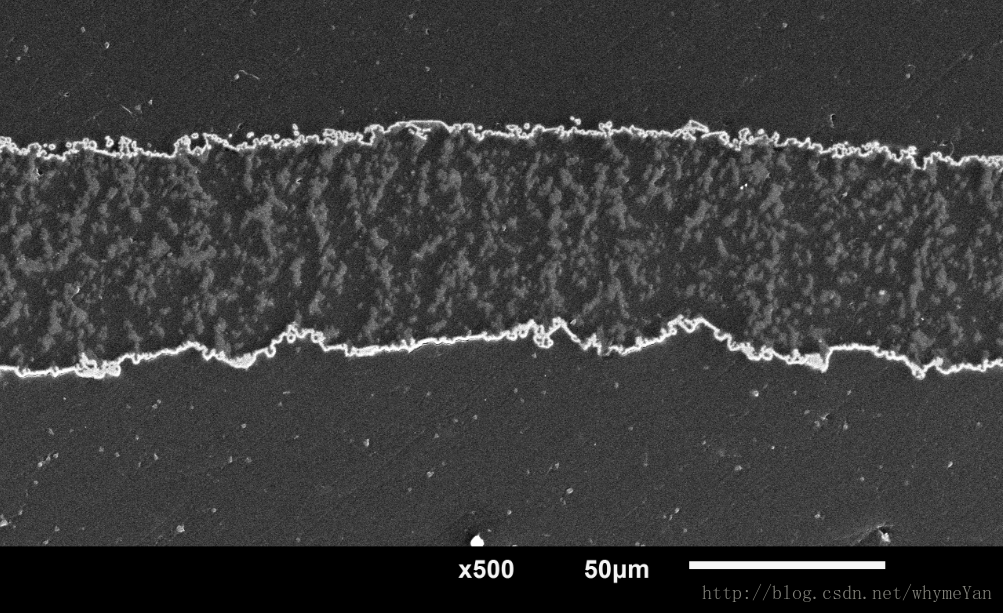
#> input picture img/pic.png, 1003 x 613 px
$ jupyter execute --allow-errors area.ipynb
#> lines starting #> are read from the running program, lines starting #| are printed output that depends on the picture; after the words box and inside, x2 and y2 are one past the last pixel; in counts of white or black regions, pixels touching at a corner belong together
[cell 1]
import  cv2
import tkinter
import numpy as np
from matplotlib import pyplot as plt

#定義Enhancement，<x1,x2>為增強區間
def linear_threshold(Image,h,w,x1,x2,z2,z1 = 0,z3 = 0):
    for i in range(0, h):
        for j in range(0, w):
            tmp = Image[i, j]
            if tmp < x1: # < x1 給 0
                Image[i, j] = z1
            elif tmp >= x1 and tmp < x2: # x1 <= tmp  < x2 給 z2
                Image[i, j] = z2
            else:
                Image[i, j] = z3 # 其他都給 0
    return Image

#輪廓面積計算函數
def areaCal(contour):
    area = 0
    #print(len(contour))
    for i in range(len(contour)):
        area += cv2.contourArea(contour[i])
    return area

[cell 2]
#if __name__ == '__main__':
#input picture
img = cv2.imread('./img/pic.png',0)
#> img: shape (613, 1003); min 0, max 255, mean 59.3
ret, bimg = cv2.threshold(img, 75, 255, cv2.THRESH_BINARY) #二值化
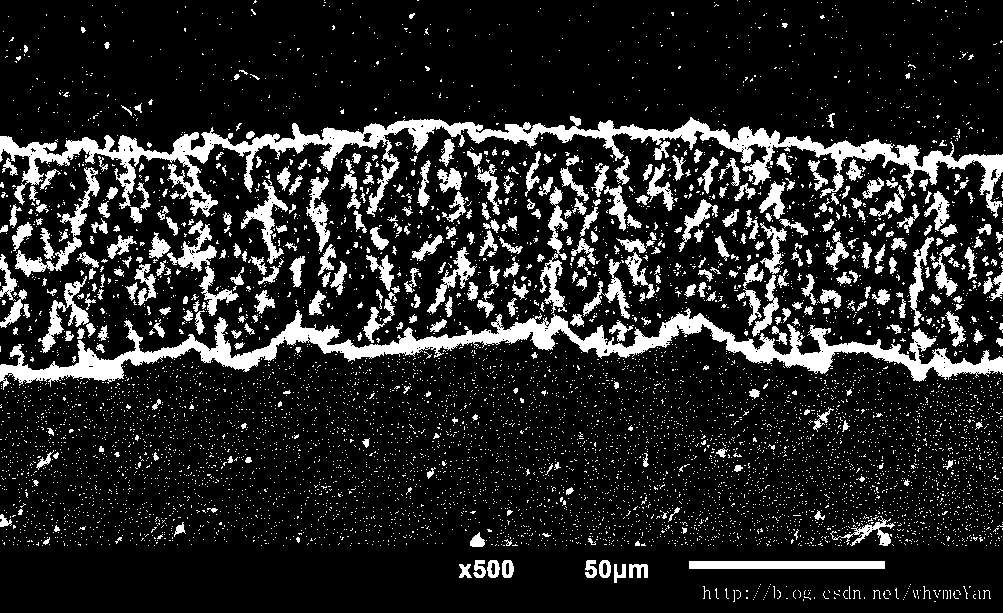
#> bimg: shape (613, 1003); 15.2% white; 7442 white regions (7045 under 20 px), largest, box (x1, y1, x2, y2) and area: (0, 116, 1003, 218) 17832, (0, 308, 1003, 390) 16616, (689, 561, 885, 569) 1568
# set mask 取 width, height
mask = np.zeros(img.shape[:2],np.uint8)
print(mask.shape)
#| (613, 1003)
# 掩蓋尺寸
mask[100:399, 0:1000] = 255
masked_img = cv2.bitwise_and(bimg, img, mask = mask)
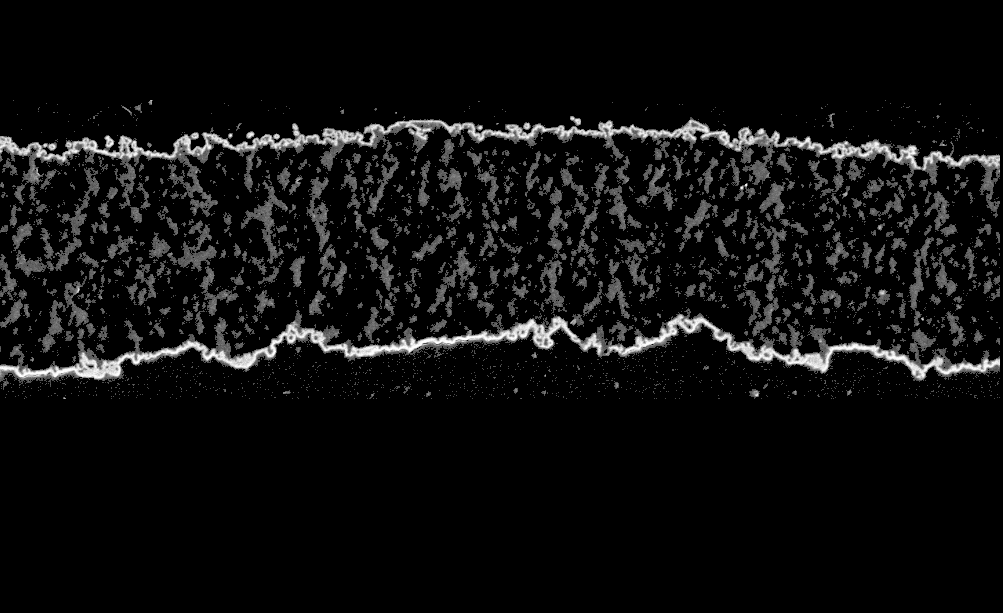
#> masked_img: shape (613, 1003); min 0, max 255, mean 15.1
# 直方圖
hist_mask = cv2.calcHist([img], [0], mask, [256], [0, 256])
#> hist_mask = 256 values, max 8631 at index 55, min 0 at index 0, mean 1168
# 將前景凸顯，增強圖像Feature，Thresh<26,200>是依據直方圖像粗略估計得到，
# 直方圖會影響區域範圍
threshold_image = linear_threshold(masked_img,613,1003,26,200,255)
#> after the loop in linear_threshold, `for i in range(0, h):`:
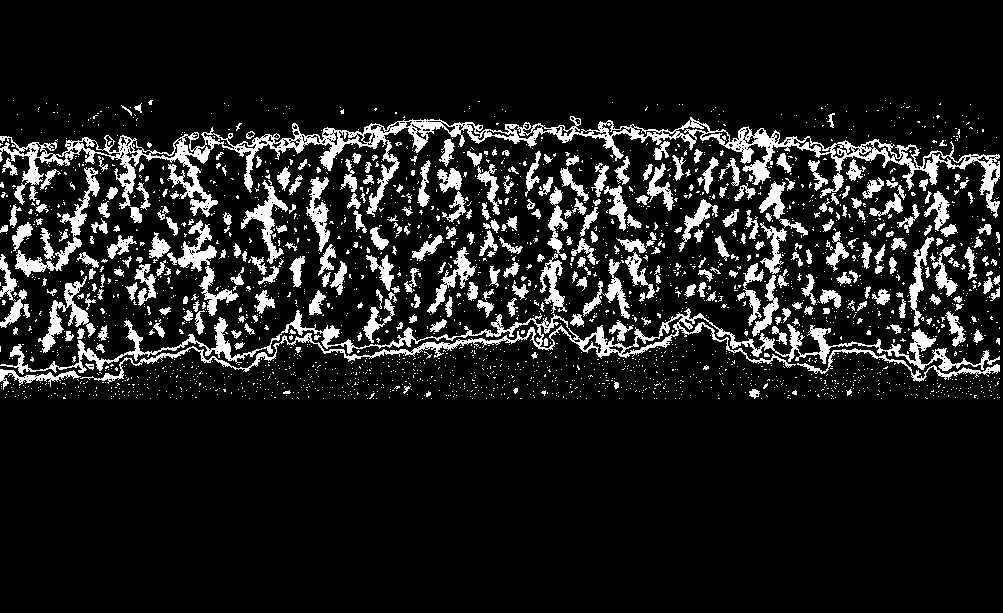
#> Image: shape (613, 1003); 11.5% white; 2584 white regions (2248 under 20 px), largest, box (x1, y1, x2, y2) and area: (0, 116, 1000, 218) 14340, (0, 308, 1000, 384) 9598, (15, 167, 100, 277) 1421
#中值濾波
median1 = cv2.medianBlur(threshold_image,5)
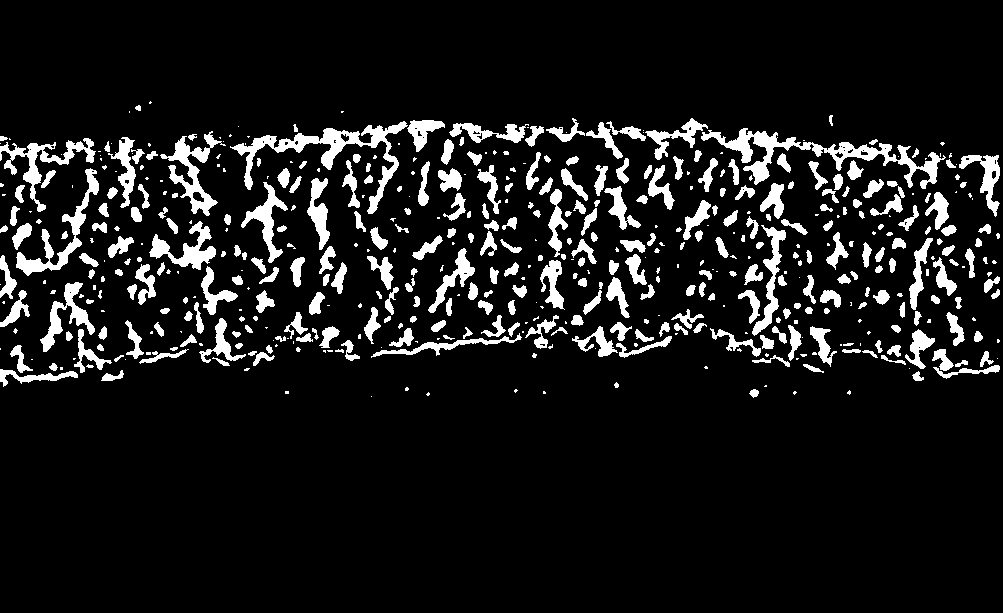
#> median1: shape (613, 1003); 9.9% white; 525 white regions (196 under 20 px)
# Plot
plt.subplot(2,2,1),plt.imshow(img,'gray')
plt.subplot(2,2,2),plt.imshow(threshold_image,'gray')
plt.subplot(2, 2, 3), plt.plot(hist_mask) #
plt.subplot(2, 2, 4), plt.imshow(median1, 'gray')
plt.show()
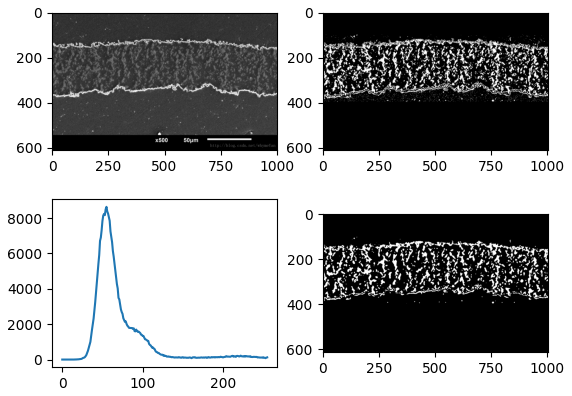
#> figure drawn by matplotlib, 4 panels; panel 3: curve peaks at x = 55, y = 8631
plt.imshow(bimg, 'gray')

[cell 3]
Image = np.zeros(img.shape[:2], np.uint8)
#cv2.findContours（）
#有三個參數：1、輸入圖像；2、輪廓；3、層析結構。 CV2新版:1、輪廓；2、層析結構
#返回值有三個，其中第二個返回值是python列表，儲存所有輪廓，且每一個輪廓都是Numpy數組，
#包含對象邊界（x,y）座標，其餘兩個返回值可參考openCV文檔。
contours,hierarchv = cv2.findContours(median1,cv2.RETR_TREE,cv2.CHAIN_APPROX_SIMPLE)
#> contours = 564 contours, 281 with area under 20; largest, box (x1, y1, x2, y2) and area: (701, 128, 946, 189) 2874, (230, 121, 408, 214) 2598, (160, 131, 226, 216) 1410, (16, 168, 99, 276) 1388, (0, 138, 96, 212) 1268
color = cv2.cvtColor(Image,cv2.COLOR_GRAY2BGR)
#> color: shape (613, 1003, 3); every value is 0
#> Image: shape (613, 1003); every value is 0
#將輪廓在Image中生成
Image = cv2.drawContours(color, contours,-1,(0,255,255),1)
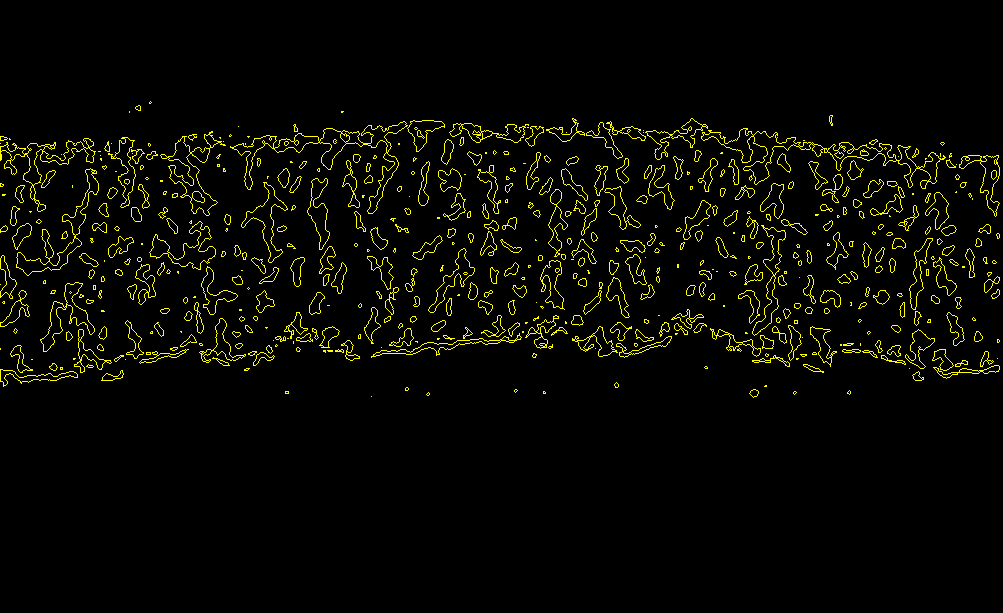
#> Image: shape (613, 1003, 3); mean B, G, R 0, 8.9, 8.9
plt.imshow(Image)
plt.show()
#得到輪廓面積並列印
CalArea = areaCal(contours)
#> the loop in areaCal, `for i in range(len(contour)):` made 564 passes
#> area on passes 5 to 7: 20.5, 28, 75
#> after the loop in areaCal, `for i in range(len(contour)):`: area = 50873
#> CalArea = 50873
Area =img.shape[0]*img.shape[1]
#> Area = 614839
print('Mask area:',CalArea)
#| Mask area: 50873.0
#> (the rest of this cell did not finish here and is left out)
